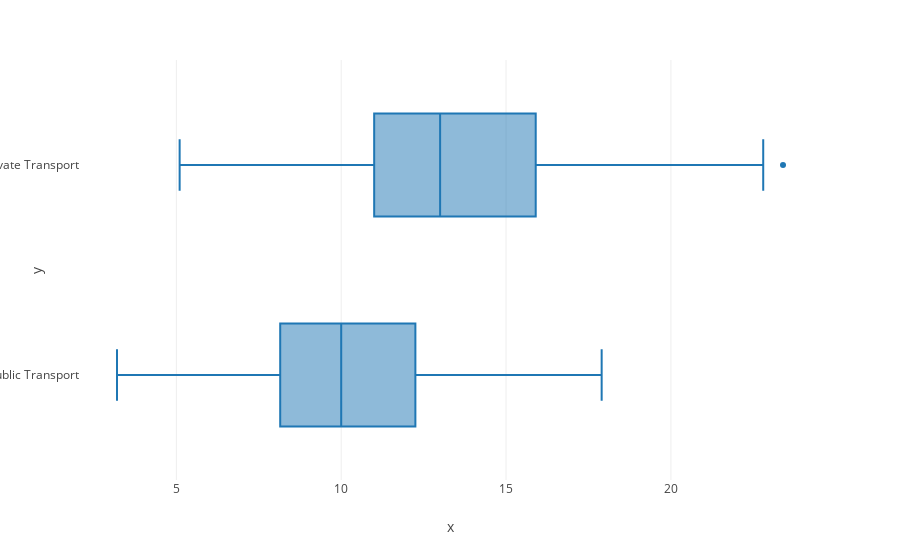

The notebook cell this image was saved under:
### Code cell
#boxplot
fig=px.box(x=df['Distance'],y=df['Transport'])


fig.show()

### Figure 1 — Plotly figure (JSON) as saved in the notebook; plotly's stock layout.template omitted (floating-point values rounded to 4 significant figures; data arrays with more than 128 entries replaced by an {"elided": "..."} marker saying what was removed)
{"data": [{"alignmentgroup": "True", "hovertemplate": "x=%{x}<br>y=%{y}<extra></extra>", "legendgroup": "", "marker": {"color": "#1F77B4"}, "name": "", "notched": false, "offsetgroup": "", "orientation": "h", "showlegend": false, "type": "box", "x": {"elided": "444 float values"}, "x0": " ", "xaxis": "x", "y": {"elided": "444 str values"}, "y0": " ", "yaxis": "y"}], "layout": {"boxmode": "group", "legend": {"tracegroupgap": 0}, "margin": {"t": 60}, "xaxis": {"anchor": "y", "domain": [0, 1], "title": {"text": "x"}}, "yaxis": {"anchor": "x", "domain": [0, 1], "title": {"text": "y"}}}}
